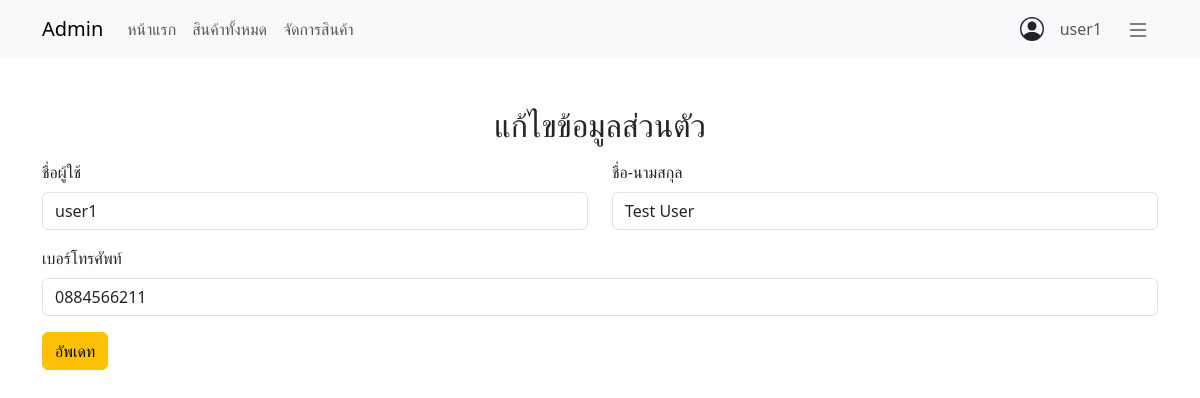
Screenshot of /admin/edit_profile_admin.php (signed in) with the database file from the repository.
### tables this page shows
CREATE TABLE `user` (
  `user_id` int(11) NOT NULL,
  `profile` varchar(100) NOT NULL,
  `user_username` varchar(20) NOT NULL,
  `user_password` varchar(20) NOT NULL,
  `user_fullname` varchar(50) NOT NULL,
  `user_email` varchar(50) NOT NULL,
  `user_address` varchar(100) NOT NULL,
  `tel` varchar(10) NOT NULL,
  `img_banking` varchar(50) DEFAULT NULL,
  `number_banking` varchar(15) DEFAULT NULL,
  `status_id` int(11) NOT NULL,
  `occupation` varchar(20) DEFAULT NULL,
  `detail` varchar(100) DEFAULT NULL
);

### admin/edit_profile_admin.php (the view, shortened to what this page needs)
<?php
    require_once '../conn.php';
    $user = $_SESSION['admin_login'];
    $stmt = $conn->prepare("SELECT user_username, user_fullname, tel FROM user WHERE user_id = :status");
    $stmt->bindParam(':status', $user, PDO::PARAM_INT);
    $stmt->execute();
    $admin_data = $stmt->fetch(PDO::FETCH_ASSOC);
?>
<?php
    include_once 'views/partials/header.php';
    include_once 'views/partials/navbar.php';
?>
<body>
    <div class="container">
        <form action="" method="POST" class="my-5">
            <h2 class="text-center mb-3">แก้ไขข้อมูลส่วนตัว</h2>
            <div class="row">
                <div class="col-md-6 mb-3">
                    <label for="" class="form-label">ชื่อผู้ใช้</label>
                    <input type="text" class="form-control" placeholder="กรอกชื่อผู้ใช้" name="user_name"
                        value="<?php echo $admin_data['user_username']; ?>">
                </div>
                <div class="col-md-6 mb-3">
                    <label for="" class="form-label">ชื่อ-นามสกุล</label>
                    <input type="text" class="form-control" placeholder="กรอกชื่อ-นามสกุล" name="full_name"
                        value="<?php echo $admin_data['user_fullname'];  ?>">
                </div>
            </div>
            <div class="row">
                <div class="col-md-12 mb-3">
                    <label for="" class="form-label">เบอร์โทรศัพท์</label>
                    <input type="text" class="form-control" placeholder="เบอโทรศัพ" name="tel"
                        value="<?php echo $admin_data['tel'];  ?>">
                </div>
            </div>
            <input class="btn btn-warning" type="submit" value="อัพเดท" name="submit">
        </form>
    </div>
</body>
</html>

### admin/views/partials/navbar.php (shortened to what this page needs)
<?php
    require_once '../conn.php';
    $status = $_SESSION['admin_login'];
    $stmt = $conn->prepare('SELECT user_username FROM user WHERE user_id = :user_id');
    $stmt->bindParam(':user_id', $status);
    $stmt->execute();
    $result = $stmt->fetch(PDO::FETCH_ASSOC);
?>
<nav class="navbar navbar-expand-lg bg-body-tertiary ">
    <div class="container">
        <a class="navbar-brand" href="../admin2/index.php">Admin</a>
        <div class="collapse navbar-collapse" id="navbarNav">
            <ul class="navbar-nav">
                <li class="nav-item">
                    <a class="nav-link" aria-current="page" href="main_admin.php">หน้าแรก</a>
                </li>
                <li class="nav-item">
                    <a class="nav-link" href="product_page.php">สินค้าทั้งหมด</a>
                </li>
                <li class="nav-item">
                    <a class="nav-link" href="list_product.php">จัดการสินค้า</a>
                </li>
            </ul>
        </div>
        <form action="" class="d-flex">
            <ul class="navbar-nav">
                <div class="logo-user d-flex align-items-center">
                    <a href="#" class="nav-link me-2"><?php echo $result['user_username']; ?></a>
                </div>
                <li class="nav-item dropdown">
                    <a class="nav-link " href="#" role="button" data-bs-toggle="dropdown" aria-expanded="false">
                    </a>
                </li>
            </ul>
        </form>
    </div>
</nav>

### rows the page displays
user: user_username "user1", user_name "user1", full_name "Test User", tel "0884566211"
